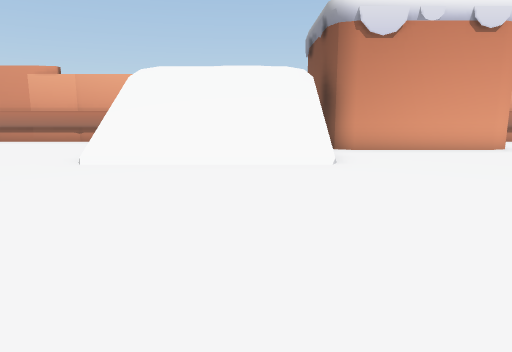
[1] (above)

18 first-person views from a walk through a 3-D level made in the Unity game engine. The camera is 1.5 m above the floor, tilts 10° down and sees 70° across. The floor is counted in squares, 1.45 m on a side. Each view is taken from the middle of a square. On the plan, view 1 faces up. The plan holds only what a view shows up to about 13 squares ahead; the rest is blank. The place goes on beyond the plan. The player character is not drawn. Door leaves are left out, so doorways stand open.

[2]
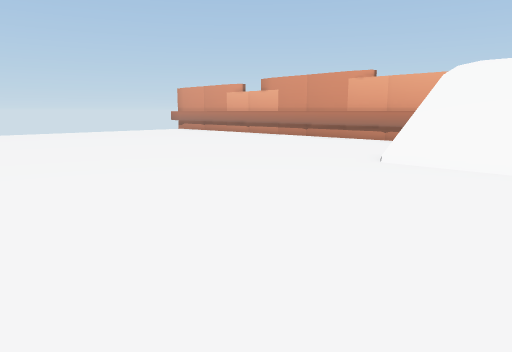

[3]
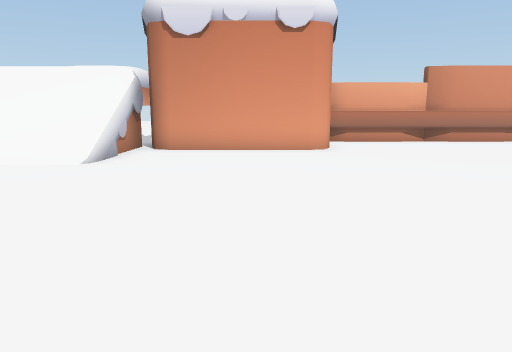

[4]
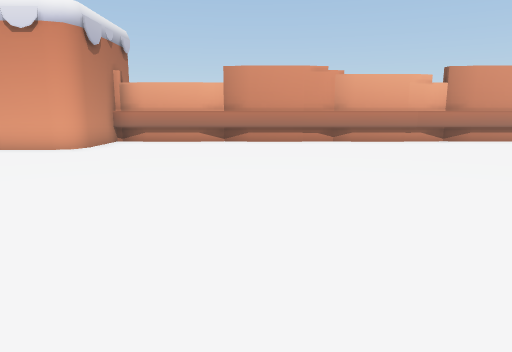

[5]
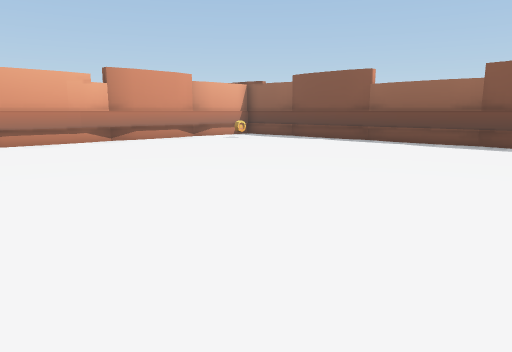

[6]
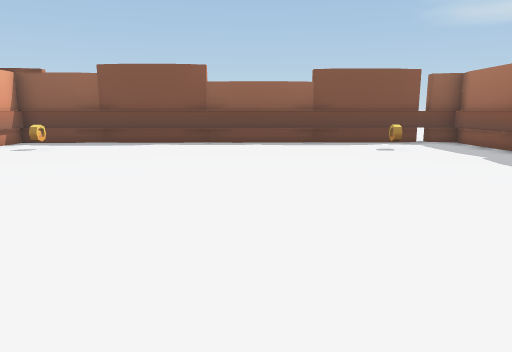

[7]
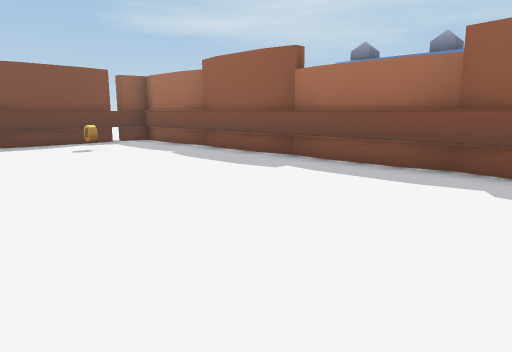

[8]
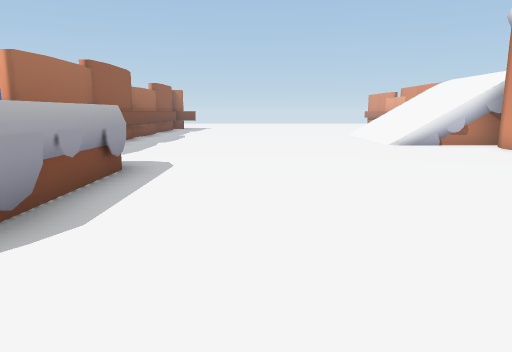

[9]
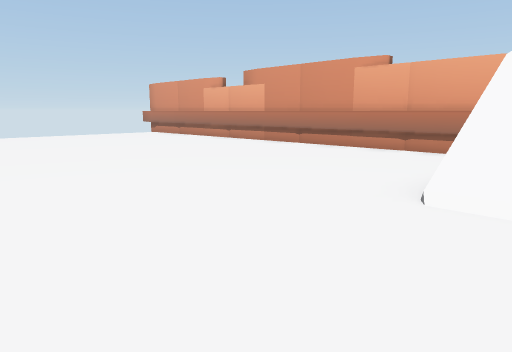

[10]
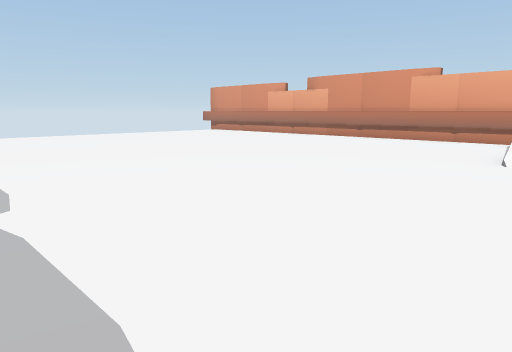

[11]
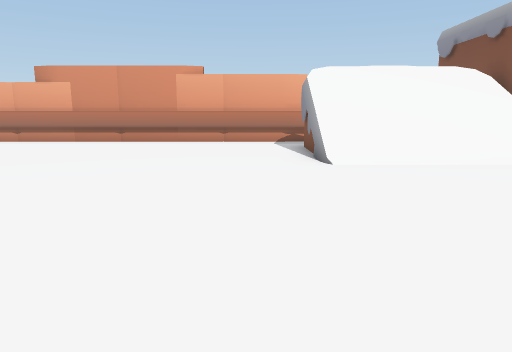

[12]
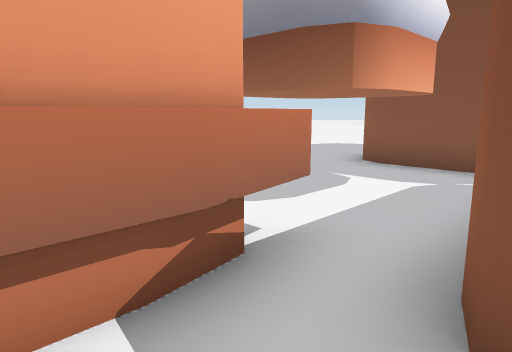

[13]
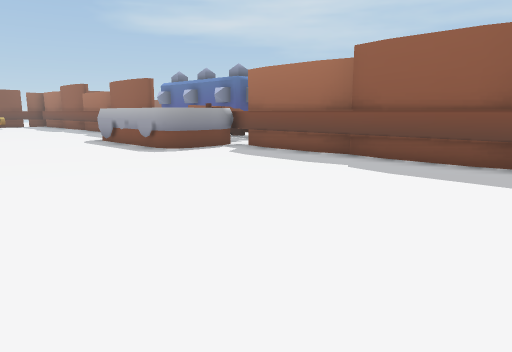

[14]
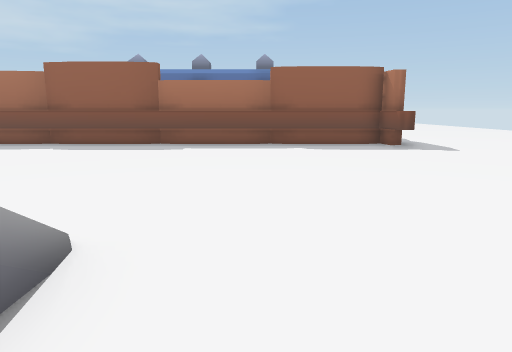

[15]
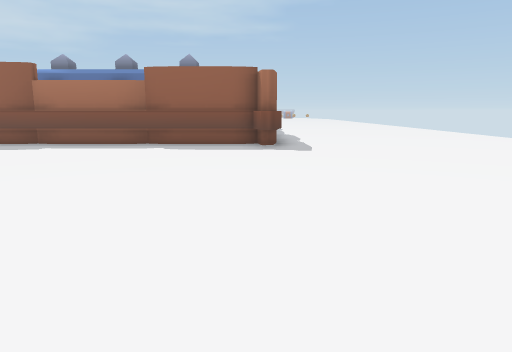

[16]
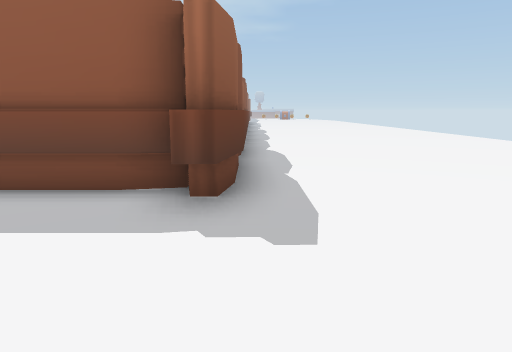

[17]
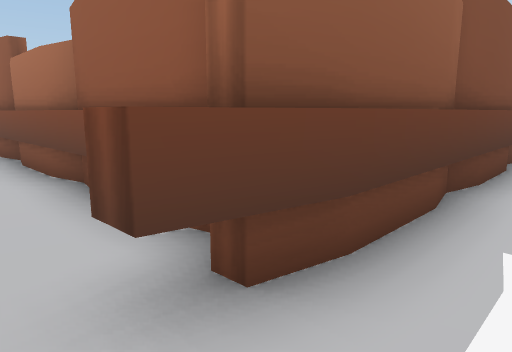

[18]
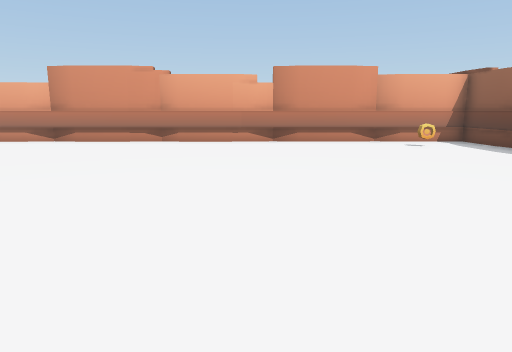

### Floor plan
Key: @ floor where view 1 was taken; # wall or solid block; . floor; / step, stairs or slope; ^ raised ledge; O other object.
Columns run from 11 left of view 1 to 26 right of it. Each row starts with its distance up from view 1.
 14         .....#
 13 ########^....#    ###################
 12 .............     #.................#
 11 ......../    O    O...............O.#
 10 ........     .O####.................##
  9 .......O     .......................#
  8 ........     .......................#
  7 ....................................##
  6 ....................................##
  5 ....................................##
  4 ....................................##
  3 ....................................##
  2 ....................................##
  1 ..................................O.##
  0 ...........@.....OOOOO ..............#
 -1 ..^..............O       ............#
 -2 .################OO      #############
 -3 .#
 -4 .#
 -5 .##
 -6 .#
 -7 .##
 -8 ..#
 -9 ..#
-10 ..

Positions as (right, up) in squares from view 1, and headings:
1: (0, 0), facing up
2: (0, 0), facing up-left
3: (5, 0), facing up
4: (12, 0), facing up
5: (13, 0), facing up-right
6: (13, 5), facing right
7: (13, 5), facing down-right
8: (13, 3), facing left
9: (-2, 3), facing up-left
10: (-2, -1), facing up-left
11: (-5, 0), facing up
12: (-5, 11), facing up-right
13: (-3, 6), facing down-right
14: (-5, 10), facing down
15: (-9, 10), facing down
16: (-10, 3), facing down
17: (-11, 0), facing down-right
18: (18, 0), facing up
